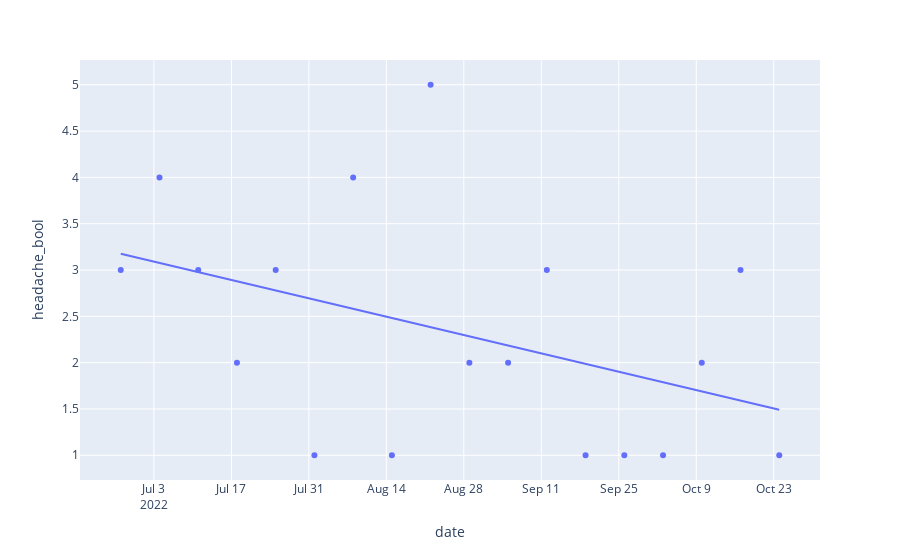

The cell this chart's notebook holds for it:
### Code cell
grouped_df = df.groupby(pd.Grouper(key='date', freq='W-MON'))['headache_bool'].sum().reset_index()
fig = px.scatter(grouped_df,'date','headache_bool', trendline='ols')
fig.show()

### Figure 1 — Plotly figure (JSON) as saved in the notebook; plotly's stock layout.template omitted (floating-point values rounded to 4 significant figures)
{"data": [{"hovertemplate": "date=%{x}<br>headache_bool=%{y}<extra></extra>", "legendgroup": "", "marker": {"color": "#636efa", "symbol": "circle"}, "mode": "markers", "name": "", "orientation": "v", "showlegend": false, "type": "scatter", "x": ["2022-06-27T00:00:00", "2022-07-04T00:00:00", "2022-07-11T00:00:00", "2022-07-18T00:00:00", "2022-07-25T00:00:00", "2022-08-01T00:00:00", "2022-08-08T00:00:00", "2022-08-15T00:00:00", "2022-08-22T00:00:00", "2022-08-29T00:00:00", "2022-09-05T00:00:00", "2022-09-12T00:00:00", "2022-09-19T00:00:00", "2022-09-26T00:00:00", "2022-10-03T00:00:00", "2022-10-10T00:00:00", "2022-10-17T00:00:00", "2022-10-24T00:00:00"], "xaxis": "x", "y": [3, 4, 3, 2, 3, 1, 4, 1, 5, 2, 2, 3, 1, 1, 1, 2, 3, 1], "yaxis": "y"}, {"hovertemplate": "<b>OLS trendline</b><br>headache_bool = -1.63808e-07 * date + 274.489<br>R<sup>2</sup>=0.182901<br><br>date=%{x}<br>headache_bool=%{y} <b>(trend)</b><extra></extra>", "legendgroup": "", "marker": {"color": "#636efa", "symbol": "circle"}, "mode": "lines", "name": "", "showlegend": false, "type": "scatter", "x": ["2022-06-27T00:00:00", "2022-07-04T00:00:00", "2022-07-11T00:00:00", "2022-07-18T00:00:00", "2022-07-25T00:00:00", "2022-08-01T00:00:00", "2022-08-08T00:00:00", "2022-08-15T00:00:00", "2022-08-22T00:00:00", "2022-08-29T00:00:00", "2022-09-05T00:00:00", "2022-09-12T00:00:00", "2022-09-19T00:00:00", "2022-09-26T00:00:00", "2022-10-03T00:00:00", "2022-10-10T00:00:00", "2022-10-17T00:00:00", "2022-10-24T00:00:00"], "xaxis": "x", "y": [3.175, 3.076, 2.977, 2.878, 2.779, 2.68, 2.581, 2.482, 2.383, 2.284, 2.185, 2.086, 1.987, 1.888, 1.788, 1.689, 1.59, 1.491], "yaxis": "y"}], "layout": {"legend": {"tracegroupgap": 0}, "margin": {"t": 60}, "xaxis": {"anchor": "y", "domain": [0, 1], "title": {"text": "date"}}, "yaxis": {"anchor": "x", "domain": [0, 1], "title": {"text": "headache_bool"}}}}
